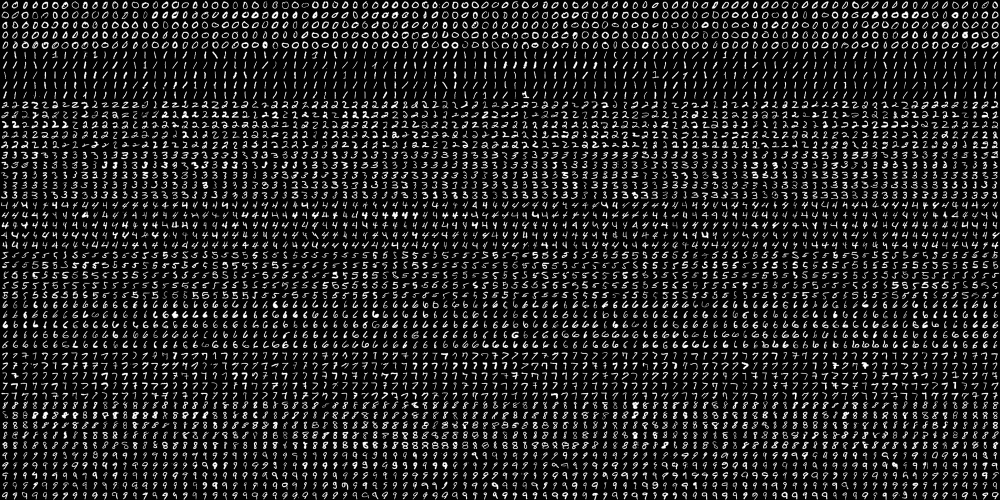
//> input picture CV_ex_01_1/digits.png, 2000 x 1000 px (shown at 1/2 size)
$ ./trainknn   (built with g++ and OpenCV 4)
//> lines starting //> are read from the running program, lines starting //| are printed output that depends on the picture; after the words box and inside, x2 and y2 are one past the last pixel; in counts of white or black regions, pixels touching at a corner belong together
#include <opencv2/opencv.hpp>
#include <iostream>
using namespace std;
using namespace cv;
using namespace cv::ml;

Ptr<KNearest> trainKnn()
{
	Mat digits = imread("digits.png", IMREAD_GRAYSCALE);
//> digits is the input picture: 1000 rows x 2000 cols, CV_8UC1; min 0, max 255, mean 33.8

	if (digits.empty())
	{
		cerr << "Image load failed!" << endl;
		return 0;
	}

	Mat train_images, train_labels;

	for (int j = 0; j < 50; j++)
	{
		for (int i = 0; i < 100; i++)
		{
			Mat roi, roi_float, roi_flatten;
			roi = digits(Rect(i * 20, j * 20, 20, 20));
			roi.convertTo(roi_float, CV_32F);
			roi_flatten = roi_float.reshape(1, 1);

			train_images.push_back(roi_flatten);
			train_labels.push_back(j / 5);
		}
	}
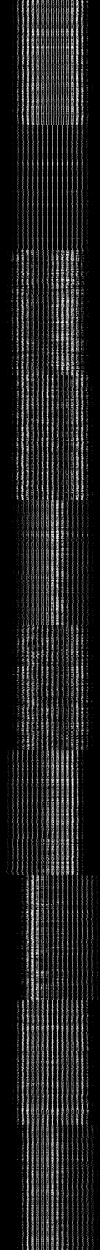
//> train_images: 5000 rows x 400 cols, CV_32FC1 (shown at 1/4 size); min 0, max 255, mean 33.8
//> after the loop, train_labels = 5000 values from 0 to 9

	Ptr<KNearest> knn = KNearest::create();
	knn->train(train_images, ROW_SAMPLE, train_labels);

	return knn;
}

Point pt_prev(-1, -1);

void onMouse(int event, int x, int y, int flags, void* userdata)
{
	Mat img = *(Mat*)userdata;

	if (event == EVENT_LBUTTONDOWN)
	{
		pt_prev = Point(x, y);
	}
	else if (event == EVENT_LBUTTONUP)
	{
		pt_prev = Point(-1, -1);
	}
	else if (event == EVENT_MOUSEMOVE && (flags & EVENT_FLAG_LBUTTON))
	{
		line(img, pt_prev, Point(x, y), Scalar::all(255), 40, LINE_AA, 0);
		pt_prev = Point(x, y);

		imshow("img", img);
	}
}

int main()
{
	Ptr<KNearest> knn = trainKnn();

	if (knn.empty())
	{
		cerr << "traning failed! " << endl;
		return -1;
	}

	Mat img = Mat::zeros(400, 400, CV_8U);

	imshow("Img", img);
	setMouseCallback("img", onMouse, (void*)&img);

	while (true)
	{
		int c = waitKey();
//> the left mouse button is pressed at (100, 100)
//> the mouse is dragged to (200, 200)
//> call 2 of onMouse, with event = 0, x = 200, y = 200, flags = 1
//> in onMouse (call 2), `line(img, pt_prev, Point(x, y), Scalar::all(255), 40, LINE_AA, 0);`:
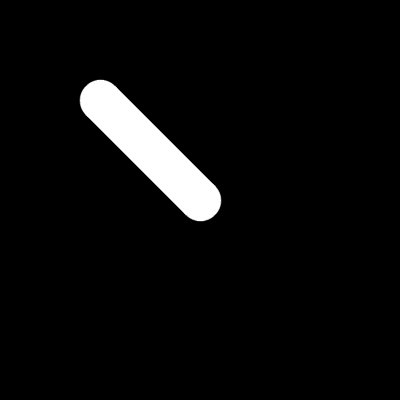
//> img: 400 rows x 400 cols, CV_8UC1; min 0, max 255, mean 11.4
//> the mouse is dragged to (300, 300)
//> call 3 of onMouse, with event = 0, x = 300, y = 300, flags = 1
//> in onMouse (call 3), `line(img, pt_prev, Point(x, y), Scalar::all(255), 40, LINE_AA, 0);`:
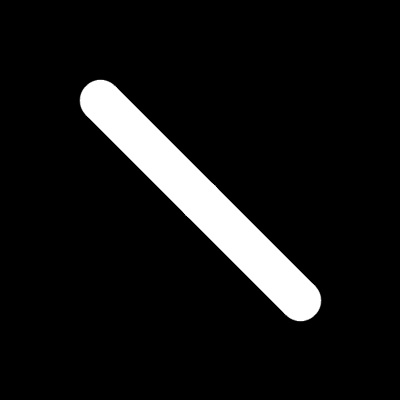
//> img: 400 rows x 400 cols, CV_8UC1; 3.75% of pixels changed, all inside (x1, y1, x2, y2) = (182, 182, 322, 322)
//> the button is released at (300, 300)
//> the Esc key is pressed

		if (c == 27)
			break;
		else if (c == ' ')
		{
			Mat img_resize, img_float, img_flatten, res;

			resize(img, img_resize, Size(20, 20), 0, 0,INTER_AREA);
			img_resize.convertTo(img_float, CV_32F);
			img_flatten = img_float.reshape(1, 1);

			knn->findNearest(img_flatten, 3, res);
			cout << cvRound(res.at<float>(0, 0)) << endl;

			img.setTo(0);
			imshow("img", img);

		}
	}
	return 0;
}
